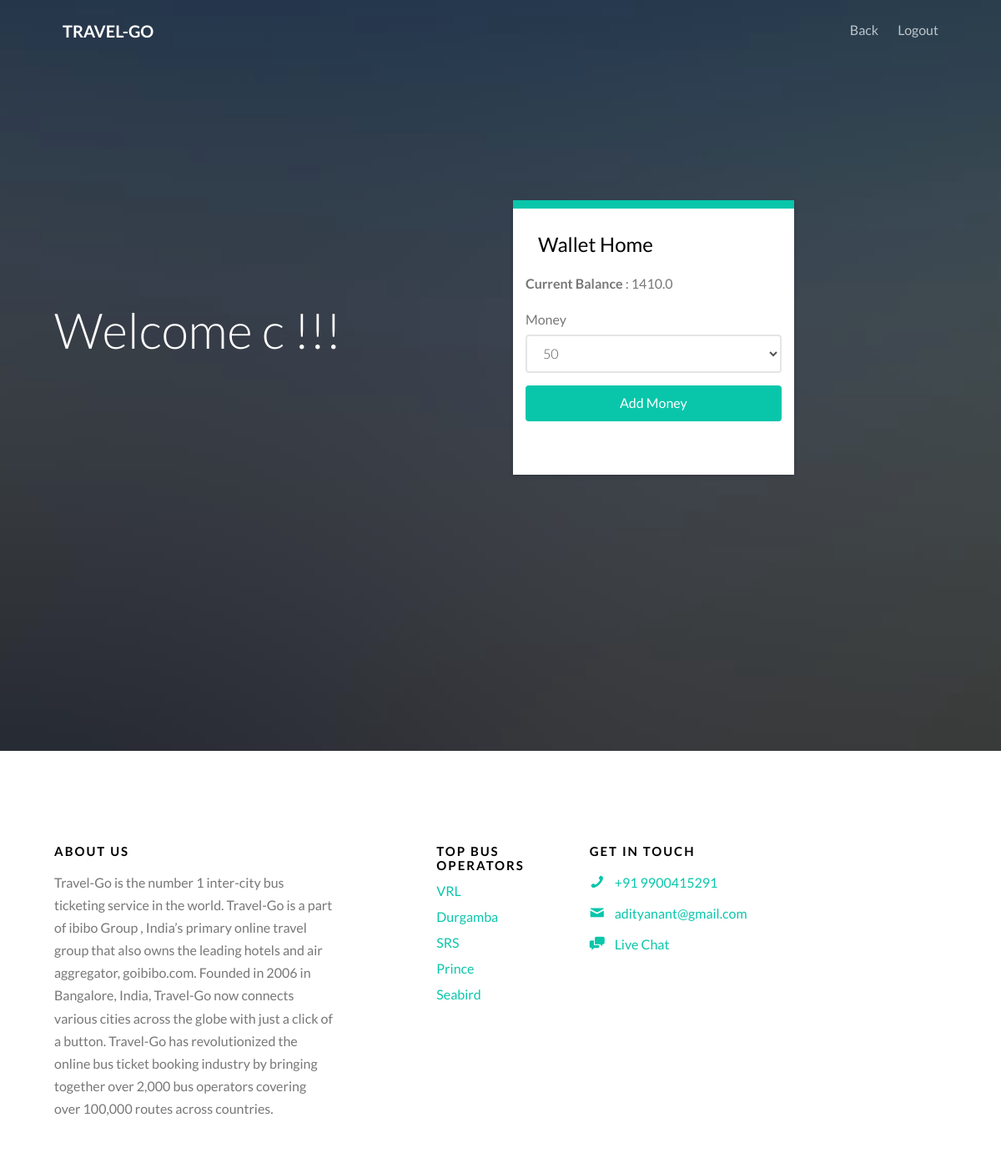
Page /booking/wallet/ (signed in) on the earlier database version.
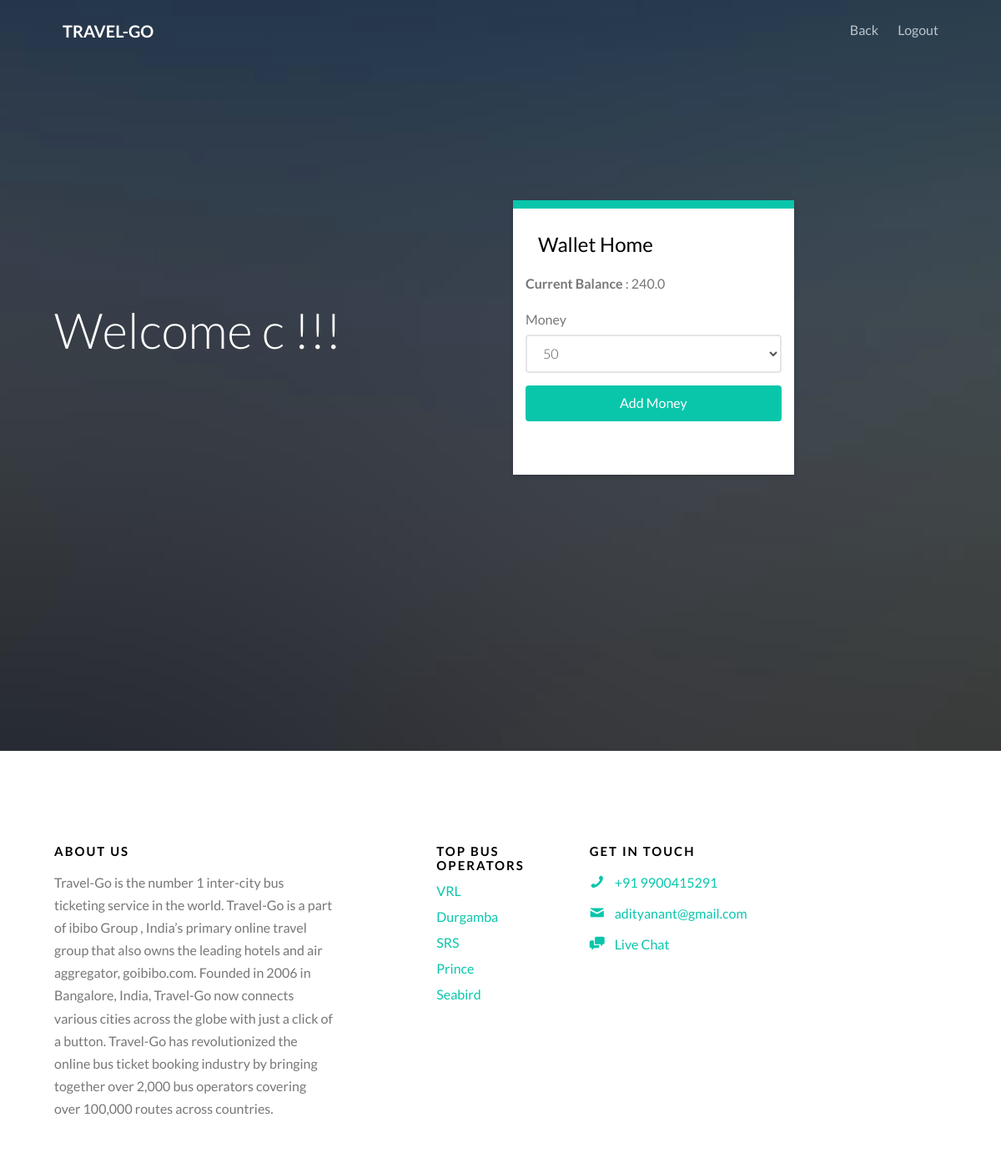
Same page on the later database version.
### booking/models.py (models this page shows, shortened)
class Wallet(models.Model):
    user = models.OneToOneField(User,on_delete=models.CASCADE)
    balance = models.FloatField(default=0.0,blank=False)
    created_at = models.DateTimeField(auto_now_add=True)
    updated_at = models.DateTimeField(auto_now=True)

### booking/views.py (the view)
@login_required
def add_money(request):
	if request.method == 'POST':
		username = request.POST['username']
		user = User.objects.get(username=username)
		money = request.POST['money']
		w = Wallet.objects.get(user=user)
		old = w.balance
		w.balance = w.balance + float(money)
		w.updated_at = datetime.datetime.now()
		w.save()
		wt = WalletTransaction.objects.create(wallet=w,type='credit',old_balance=old,new_balance=w.balance,trans_amt=float(money),timestamp=datetime.datetime.now())
		print wt
		p = 'Money Added'
		print p
		return redirect('/booking/passenger/?p=%s' % p)
	else:
		w = Wallet.objects.get(user=request.user)
		return render(request,'booking/wallet.html', {'w':w})

### booking/templates/booking/wallet.html (shortened to what this page needs)
{% extends 'booking/index.html' %}
{% block nav %}
<div class="row">
				<div class="col-sm-4 col-xs-12">
					<div id="gtco-logo"><a href="/booking">Travel-go<em></em></a></div>
				</div>
				<div class="col-xs-8 text-right menu-1">
					<ul>
						<li><a href="/booking/passenger/">Back</a></li>
						<li><a href="/booking">Logout</a></li>
					</ul>
				</div>
				</div>
{% endblock %}
{% block h %}
<h1>Welcome {{user.username}} !!!</h1>
{% endblock %}
{% block k %}
<div class="col-md-4 col-md-push-1 animate-box" data-animate-effect="fadeInRight">
<div class="form-wrap">
<div class="tab">
<div class="tab-content">
<div class="tab-content-inner active" data-content="signup">
	<h3>Wallet Home</h3>
												<form id="action-form" method="POST">
													<div class="row form-group">
													<div class="row form-group">
														<div class="col-md-12">
															<b>Current Balance</b> : {{w.balance}}
														</div>
													</div>
													<div class="row form-group">
														<div class="col-md-12">
															<label for="fullname">Money</label>
															<select name="money" class="form-control">
															<option value="50">50</option>
														</select>
														</div>
													</div>
													<div class="row form-group">
														<div class="col-md-12">
															<input type="submit" class="btn btn-primary btn-block" value="Add Money">
														</div>
													</div>
												</form>
										</div>
										</div>
									</div>
								</div>
							</div>
{% endblock%}

Differences in the rows shown:
changed Wallet: balance "1410.0" → "240.0"
